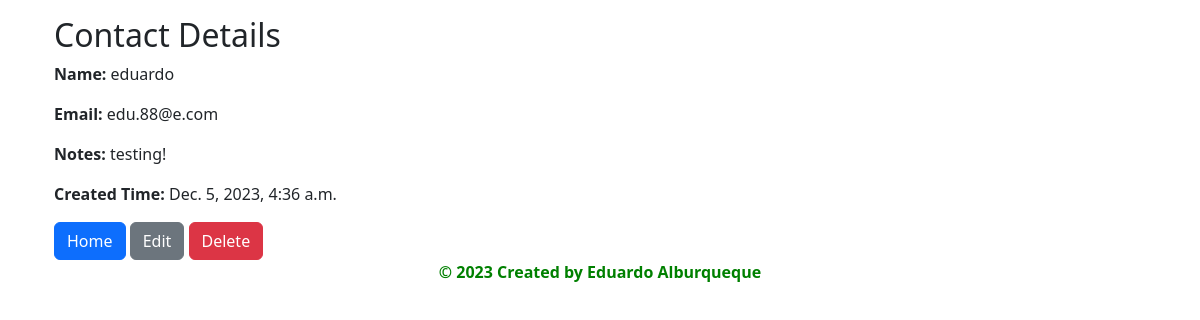
The app's page /contact/3/ with its own data.
### tasks/models.py (models this page shows)
class Contact(models.Model):
    name = models.CharField(max_length=100, unique=True)
    email = models.EmailField(unique=True)
    notes = models.TextField(max_length=200, default="Write Notes Here....")
    created_time = models.DateTimeField(auto_now_add=True)

### tasks/views.py (the view)
# urls.py: path('contact/<int:pk>/', ContactDetailView.as_view(), name='contact_detail'),
class ContactDetailView(DetailView):
    model = Contact
    template_name = 'tasks/contact_detail.html'  # You need to create this template

### tasks/context_processors.py (called while the page is built)
def copyright(request):
    student_name = "Eduardo Alburqueque"
    year = "2023"
    return {'copyright_text': f'© {year} Created by {student_name}'}

### templates/tasks/contact_detail.html
{% extends "base.html" %}
{% block content %}
<div class="container mt-3">
    <h2>Contact Details</h2>
    <p><strong>Name:</strong> {{ object.name }}</p>
    <p><strong>Email:</strong> {{ object.email }}</p>
    <p><strong>Notes:</strong> {{ object.notes }}</p>
    <p><strong>Created Time:</strong> {{ object.created_time }}</p>
    <a href="{% url 'contact_list' %}" class="btn btn-primary">Home</a>
    <a href="{% url 'contact_update' object.pk %}" class="btn btn-secondary">Edit</a>
    <a href="{% url 'contact_delete' object.pk %}" class="btn btn-danger">Delete</a>
</div>
{% endblock %}

### records on screen
Contact: name "eduardo", email "edu.88@e.com", notes "testing!", created_time "Dec. 5, 2023, 4:36 a.m."

### other values on screen
{{ copyright_text }} "© 2023 Created by Eduardo Alburqueque"
